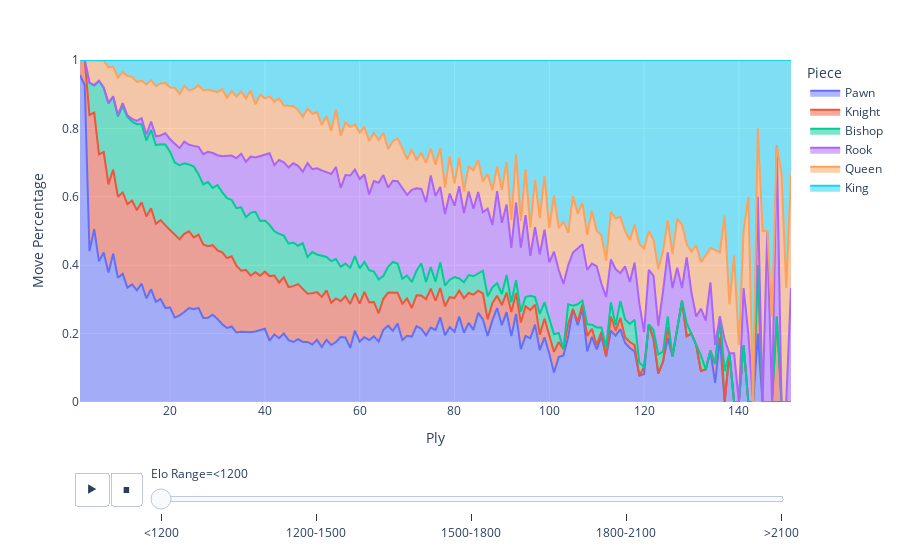

The notebook cell saved with this chart:
### Code cell
# Animated stacked area chart for piece distribution
pc_all = pickle.load(open('./pc_all_list.pkl', 'rb'))

elo_bins = {
    0: "<1200", 
    1: "1200-1500", 
    2: "1500-1800", 
    3: "1800-2100", 
    4: ">2100"
}

for idx, df in enumerate(pc_all):
    df = pc_all[idx][:151]
    df = df.divide(df.sum(axis=1), axis=0) #comment out if dont want normalized
    df["Elo Range"] = elo_bins[idx]
    df["Ply"] = df.index+1
    cols = ["Ply", "Elo Range", "Pawn", "Knight", "Bishop", "Rook", "Queen", "King"]
    df = df[cols]
    pc_all[idx] = df
pc_all_concat = pd.concat(pc_all)

pc_all_melt = pd.melt(pc_all_concat, id_vars=["Ply", "Elo Range"], value_vars=["Pawn", "Knight", "Bishop", "Rook", "Queen", "King"])
pc_all_melt.columns = ["Ply", "Elo Range", "Piece", "Move Percentage"]

fig = px.area(pc_all_melt, x="Ply", y="Move Percentage", line_group="Piece", color="Piece",
  animation_frame="Elo Range", animation_group="Piece", range_y=[0,1])
fig.show()

### Figure 1 — Plotly figure (JSON) as saved in the notebook; plotly's stock layout.template omitted (floating-point values rounded to 4 significant figures; data arrays with more than 128 entries replaced by an {"elided": "..."} marker saying what was removed)
{"data": [{"fillpattern": {"shape": ""}, "hovertemplate": "Piece=Pawn<br>Elo Range=<1200<br>Ply=%{x}<br>Move Percentage=%{y}<extra></extra>", "ids": {"elided": "151 str values"}, "legendgroup": "Pawn", "line": {"color": "#636efa"}, "marker": {"symbol": "circle"}, "mode": "lines", "name": "Pawn", "orientation": "v", "showlegend": true, "stackgroup": "1", "type": "scatter", "x": {"elided": "151 int values"}, "xaxis": "x", "y": {"elided": "151 float values"}, "yaxis": "y"}, {"fillpattern": {"shape": ""}, "hovertemplate": "Piece=Knight<br>Elo Range=<1200<br>Ply=%{x}<br>Move Percentage=%{y}<extra></extra>", "ids": {"elided": "151 str values"}, "legendgroup": "Knight", "line": {"color": "#EF553B"}, "marker": {"symbol": "circle"}, "mode": "lines", "name": "Knight", "orientation": "v", "showlegend": true, "stackgroup": "1", "type": "scatter", "x": {"elided": "151 int values"}, "xaxis": "x", "y": {"elided": "151 float values"}, "yaxis": "y"}, {"fillpattern": {"shape": ""}, "hovertemplate": "Piece=Bishop<br>Elo Range=<1200<br>Ply=%{x}<br>Move Percentage=%{y}<extra></extra>", "ids": {"elided": "151 str values"}, "legendgroup": "Bishop", "line": {"color": "#00cc96"}, "marker": {"symbol": "circle"}, "mode": "lines", "name": "Bishop", "orientation": "v", "showlegend": true, "stackgroup": "1", "type": "scatter", "x": {"elided": "151 int values"}, "xaxis": "x", "y": {"elided": "151 float values"}, "yaxis": "y"}, {"fillpattern": {"shape": ""}, "hovertemplate": "Piece=Rook<br>Elo Range=<1200<br>Ply=%{x}<br>Move Percentage=%{y}<extra></extra>", "ids": {"elided": "151 str values"}, "legendgroup": "Rook", "line": {"color": "#ab63fa"}, "marker": {"symbol": "circle"}, "mode": "lines", "name": "Rook", "orientation": "v", "showlegend": true, "stackgroup": "1", "type": "scatter", "x": {"elided": "151 int values"}, "xaxis": "x", "y": {"elided": "151 float values"}, "yaxis": "y"}, {"fillpattern": {"shape": ""}, "hovertemplate": "Piece=Queen<br>Elo Range=<1200<br>Ply=%{x}<br>Move Percentage=%{y}<extra></extra>", "ids": {"elided": "151 str values"}, "legendgroup": "Queen", "line": {"color": "#FFA15A"}, "marker": {"symbol": "circle"}, "mode": "lines", "name": "Queen", "orientation": "v", "showlegend": true, "stackgroup": "1", "type": "scatter", "x": {"elided": "151 int values"}, "xaxis": "x", "y": {"elided": "151 float values"}, "yaxis": "y"}, {"fillpattern": {"shape": ""}, "hovertemplate": "Piece=King<br>Elo Range=<1200<br>Ply=%{x}<br>Move Percentage=%{y}<extra></extra>", "ids": {"elided": "151 str values"}, "legendgroup": "King", "line": {"color": "#19d3f3"}, "marker": {"symbol": "circle"}, "mode": "lines", "name": "King", "orientation": "v", "showlegend": true, "stackgroup": "1", "type": "scatter", "x": {"elided": "151 int values"}, "xaxis": "x", "y": {"elided": "151 float values"}, "yaxis": "y"}], "layout": {"legend": {"title": {"text": "Piece"}, "tracegroupgap": 0}, "margin": {"t": 60}, "sliders": [{"active": 0, "currentvalue": {"prefix": "Elo Range="}, "len": 0.9, "pad": {"b": 10, "t": 60}, "steps": [{"args": [["<1200"], {"frame": {"duration": 0, "redraw": false}, "fromcurrent": true, "mode": "immediate", "transition": {"duration": 0, "easing": "linear"}}], "label": "<1200", "method": "animate"}, {"args": [["1200-1500"], {"frame": {"duration": 0, "redraw": false}, "fromcurrent": true, "mode": "immediate", "transition": {"duration": 0, "easing": "linear"}}], "label": "1200-1500", "method": "animate"}, {"args": [["1500-1800"], {"frame": {"duration": 0, "redraw": false}, "fromcurrent": true, "mode": "immediate", "transition": {"duration": 0, "easing": "linear"}}], "label": "1500-1800", "method": "animate"}, {"args": [["1800-2100"], {"frame": {"duration": 0, "redraw": false}, "fromcurrent": true, "mode": "immediate", "transition": {"duration": 0, "easing": "linear"}}], "label": "1800-2100", "method": "animate"}, {"args": [[">2100"], {"frame": {"duration": 0, "redraw": false}, "fromcurrent": true, "mode": "immediate", "transition": {"duration": 0, "easing": "linear"}}], "label": ">2100", "method": "animate"}], "x": 0.1, "xanchor": "left", "y": 0, "yanchor": "top"}], "updatemenus": [{"buttons": [{"args": [null, {"frame": {"duration": 500, "redraw": false}, "fromcurrent": true, "mode": "immediate", "transition": {"duration": 500, "easing": "linear"}}], "label": "&#9654;", "method": "animate"}, {"args": [[null], {"frame": {"duration": 0, "redraw": false}, "fromcurrent": true, "mode": "immediate", "transition": {"duration": 0, "easing": "linear"}}], "label": "&#9724;", "method": "animate"}], "direction": "left", "pad": {"r": 10, "t": 70}, "showactive": false, "type": "buttons", "x": 0.1, "xanchor": "right", "y": 0, "yanchor": "top"}], "xaxis": {"anchor": "y", "domain": [0, 1], "title": {"text": "Ply"}}, "yaxis": {"anchor": "x", "domain": [0, 1], "range": [0, 1], "title": {"text": "Move Percentage"}}}}
